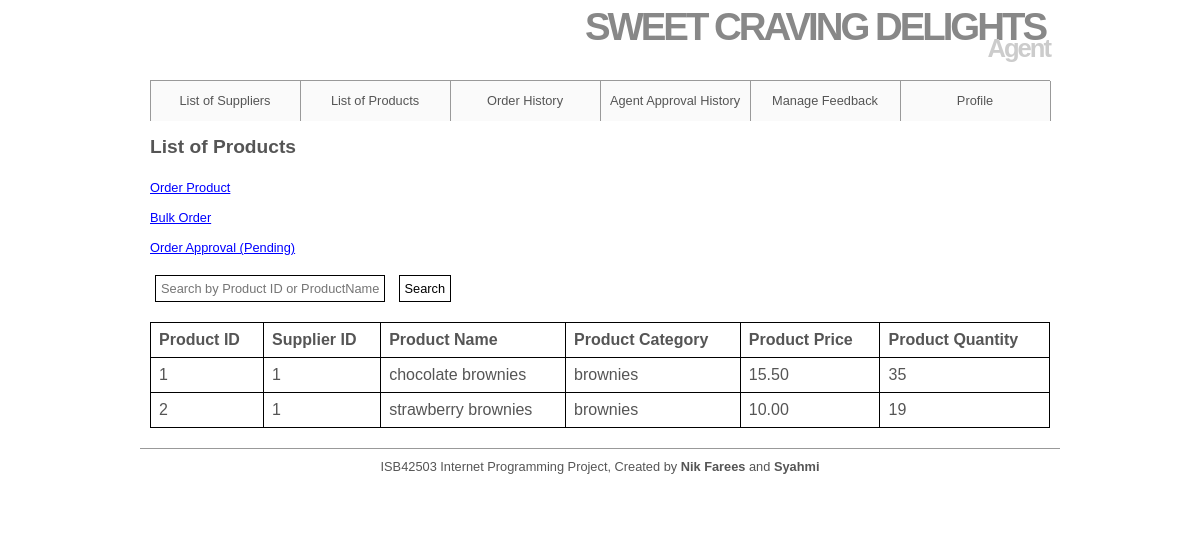
Page /Agent/listOfProducts.php (signed in) on the committed database.
### tables this page shows
CREATE TABLE `products` (
  `product_id` mediumint(8) UNSIGNED NOT NULL,
  `supplier_id` mediumint(8) UNSIGNED NOT NULL,
  `productName` varchar(50) NOT NULL,
  `productPrice` decimal(4,2) NOT NULL,
  `productQuantity` int(10) UNSIGNED NOT NULL
);

CREATE TABLE `suppliers` (
  `supplier_id` mediumint(8) UNSIGNED NOT NULL,
  `supplierName` varchar(50) NOT NULL,
  `supplierEmail` varchar(40) NOT NULL,
  `supplierCategory` varchar(40) NOT NULL,
  `supplierPassword` char(40) NOT NULL
);

### Agent/listOfProducts.php (the view, shortened to what this page needs)
<html>
<head>
</head>
<body>
    <?php
    global $dbc;
    $agent_id = $_SESSION['agent_id'];
    $searchQuery = "";
    $searchCondition = "";
    $query = "SELECT products.product_id, suppliers.supplier_id, products.productName,
suppliers.supplierCategory, products.productPrice, products.productQuantity FROM products
 INNER JOIN suppliers ON products.supplier_id = suppliers.supplier_id
 INNER JOIN agents_approval ON agents_approval.supplier_id = suppliers.supplier_id
 WHERE agents_approval.agent_id = '$agent_id' AND
agents_approval.approval_status = 'approved'" . $searchCondition;
    echo '<br><h2>List of Products <br /><br /></h2>';
    $result = @mysqli_query($dbc, $query);
    $num = @mysqli_num_rows($result);
    if ($num > 0) {
        echo '<p> <a href="orderProduct.php" style="color: blue; text-decoration:
underline;">Order Product</a></p>
 <br/><p> <a href="bulkOrder.php" style="color: blue; text-decoration:
underline;">Bulk Order</a></p>
 <br/><p> <a href="orderPending.php" style="color: blue; text-decoration:
underline;">Order Approval (Pending)</a></p><br />
 <form method="GET" action="listOfProducts.php" >
 <input type="text" name="search" placeholder="Search by Product ID or Product
Name" value="' . $searchQuery . '" style="width: 230px;">
 <input type="submit" value="Search">
 </form><br/>
 <table border="1" width="100%">
 <tr>
 <td> <b>Product ID</b> </td>
 <td> <b>Supplier ID</b> </td>
 <td> <b>Product Name</b> </td>
 <td> <b>Product Category</b> </td>
 <td> <b>Product Price</b> </td>
 <td> <b>Product Quantity</b> </td>
 </tr>';
        while ($row = @mysqli_fetch_array($result, MYSQLI_ASSOC)) {
            echo '<tr>'
                . '<td>' . $row['product_id'] . '</td>'
                . '<td>' . $row['supplier_id'] . '</td>'
                . '<td>' . $row['productName'] . '</td>'
                . '<td>' . $row['supplierCategory'] . '</td>'
                . '<td>' . $row['productPrice'] . '</td>'
                . '<td>' . $row['productQuantity'] . '</td>';
            echo '</tr>';
        }
        echo '</table>';
    } else {
        echo '<p class="error"><br>Registered product not found.</p>';
    }
    ?>
</body>
</html>

### includes/styleAgent.css (style rules this page uses)
* { border: 0; margin: 0; padding: 0; }
a { color: #777; text-decoration: none; }
body { background: #ffffff; color: #555; font: 0.8em Arial, Helvetica, "bitstream vera sans", sans-serif; }
#header { border-bottom: 1px solid #999; height: 80px; margin: 0 auto; width: 900px; }
#header h1 { color: #888; font-size: 300%; letter-spacing: -3px; text-align: right; padding: 5px; margin-bottom: -20px; }
#header h2 { color: #CCC; font-size: 200%; letter-spacing: -2px; text-align: right; }
#navigation { background: #fafafa; border-right: 1px solid #999; margin: 0 auto; width: 900px; height: 40px; list-style: none; }
#navigation li { border-left: 1px solid #999; float: left; width: 149px; list-style: none; }
#navigation a { color: #555; display: block; line-height: 40px; text-align: center; }
#content { height: auto; margin: 0 auto; padding: 0 0 20px; width: 900px; }
table { border-collapse: collapse; width: 100%; }
th, td { border: 1px solid #000; padding: 8px; text-align: left; }
#footer { border-top: 1px solid #999; height: 50px; margin: 0 auto; padding: 10px; text-align: center; width: 900px; }
input, select, .input { padding: 5px; margin: 5px; font-size: 1em; background: #FFFFFF; border: 1px solid #000; }

### rows in the picture
products: product_id "1", supplier.supplier_id "1", productName "chocolate brownies", supplier.supplierCategory "brownies", productPrice "15.50", productQuantity "35"
products: product_id "2", supplier.supplier_id "1", productName "strawberry brownies", supplier.supplierCategory "brownies", productPrice "10.00", productQuantity "19"
